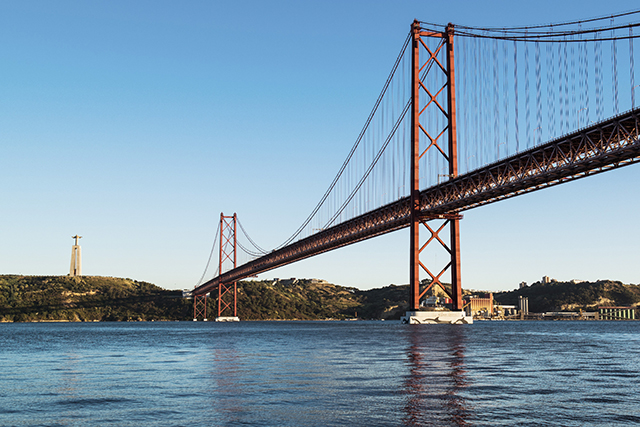
#> input picture py_curso_openVC/openCV_ex_prog/imgs/ponte.jpg, 640 x 427 px
$ python ex_openCV_18.py
#> lines starting #> are read from the running program, lines starting #| are printed output that depends on the picture
import cv2
import numpy as np

imagem = cv2.imread('imgs/ponte.jpg')
#> imagem is the input picture: shape (427, 640, 3); mean B, G, R 172, 151.6, 124.8
(canalAzul, canalVerde, canalVermelho) = cv2.split(imagem)
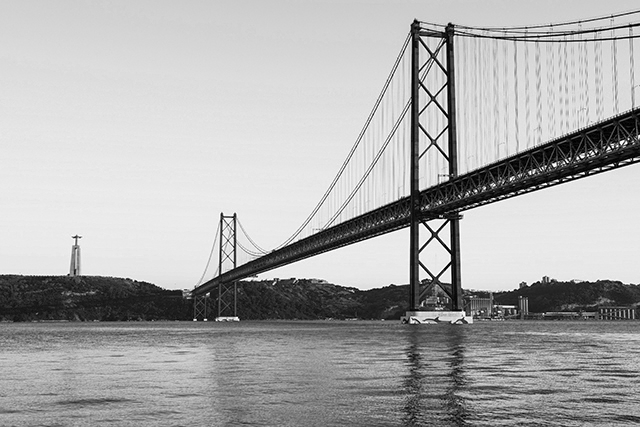
#> canalAzul: shape (427, 640); min 0, max 255, mean 172
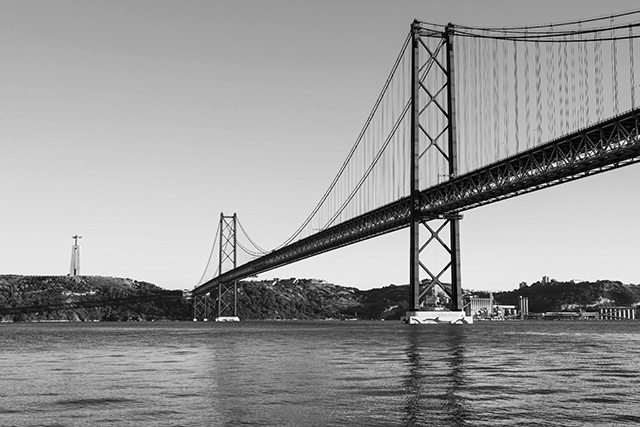
#> canalVerde: shape (427, 640); min 0, max 255, mean 151.6
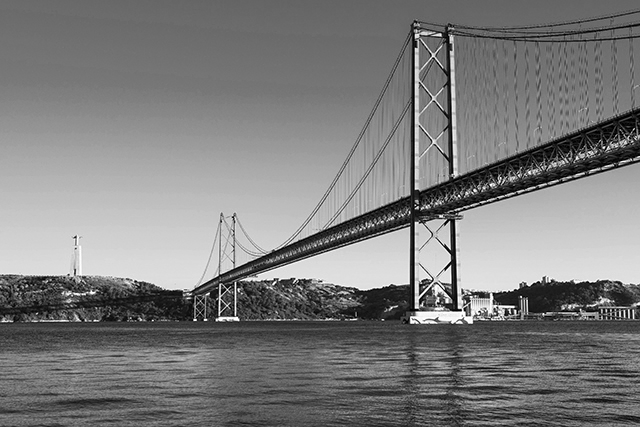
#> canalVermelho: shape (427, 640); min 0, max 255, mean 124.8
zeros = np.zeros(imagem.shape[:2], dtype = "uint8")

cv2.imshow("Vermelho", cv2.merge([zeros, zeros, canalVermelho]))
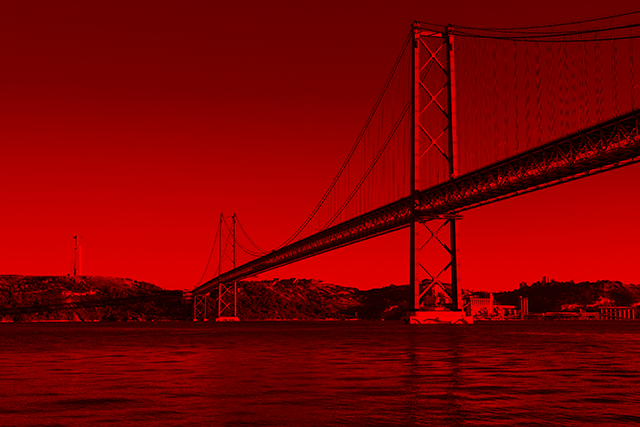
#> window 'Vermelho': shape (427, 640, 3); mean B, G, R 0, 0, 124.8
cv2.imshow("Verde", cv2.merge([zeros, canalVerde, zeros]))
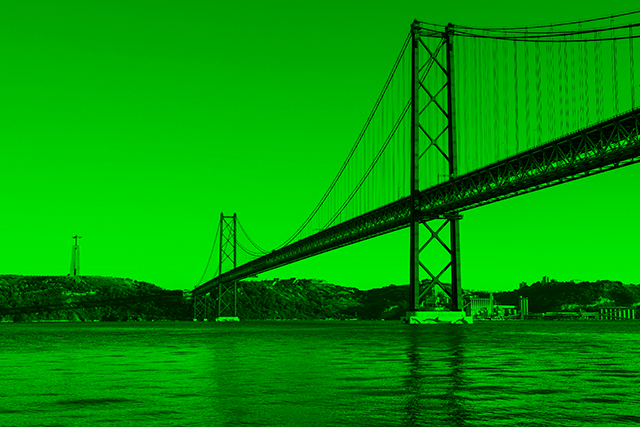
#> window 'Verde': shape (427, 640, 3); mean B, G, R 0, 151.6, 0
cv2.imshow("Azul", cv2.merge([canalAzul, zeros, zeros]))
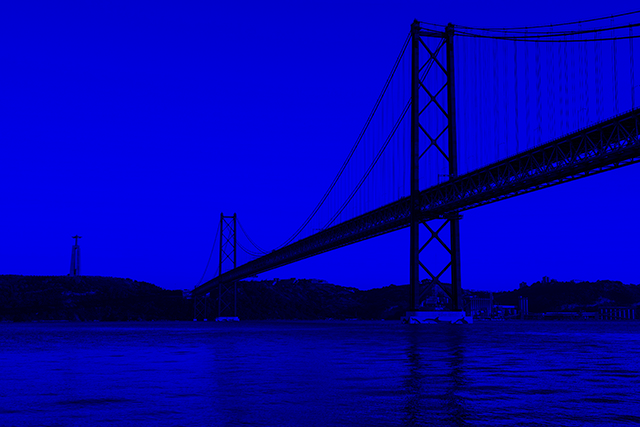
#> window 'Azul': shape (427, 640, 3); mean B, G, R 172, 0, 0
cv2.imshow("Original", imagem)

cv2.waitKey(0)
cv2.destroyAllWindows()
# On Mac need to force to destroyAllWindows.
cv2.waitKey(1)

$ run again, with py_curso_openVC/openCV_ex_prog/imgs/bia.jpg copied over py_curso_openVC/openCV_ex_prog/imgs/ponte.jpg
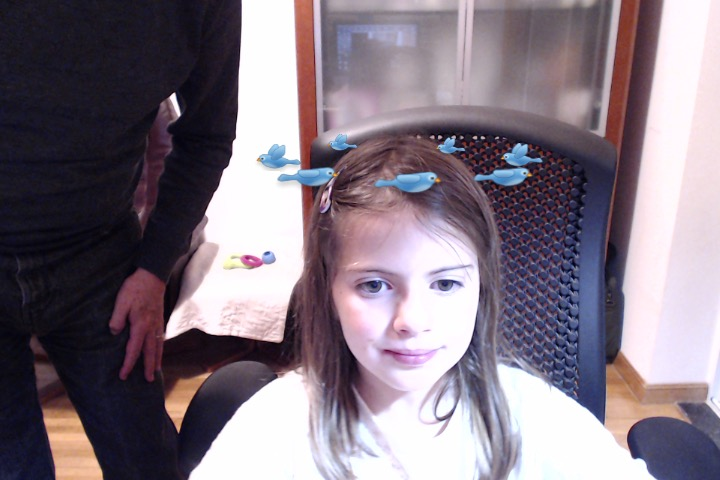
#> input picture py_curso_openVC/openCV_ex_prog/imgs/bia.jpg, 720 x 480 px
#> imagem is the input picture: shape (480, 720, 3); mean B, G, R 130, 118.4, 129.8
#> `cv2.imshow("Verde", cv2.merge([zeros, canalVerde, zeros]))`:
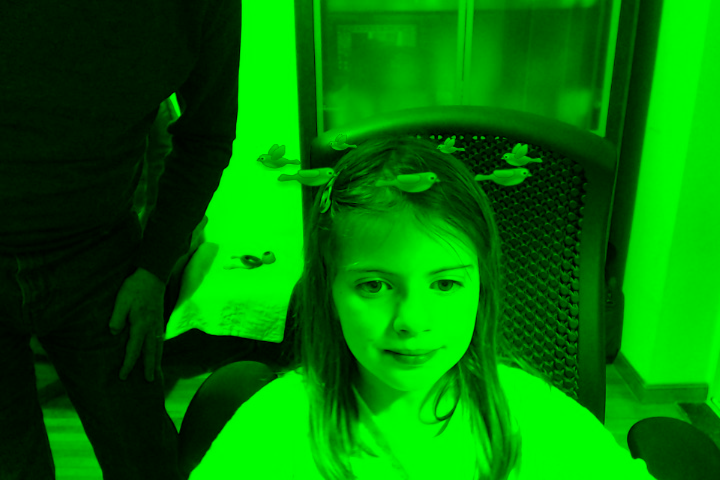
#> window 'Verde': shape (480, 720, 3); mean B, G, R 0, 118.4, 0
#> `cv2.imshow("Azul", cv2.merge([canalAzul, zeros, zeros]))`:
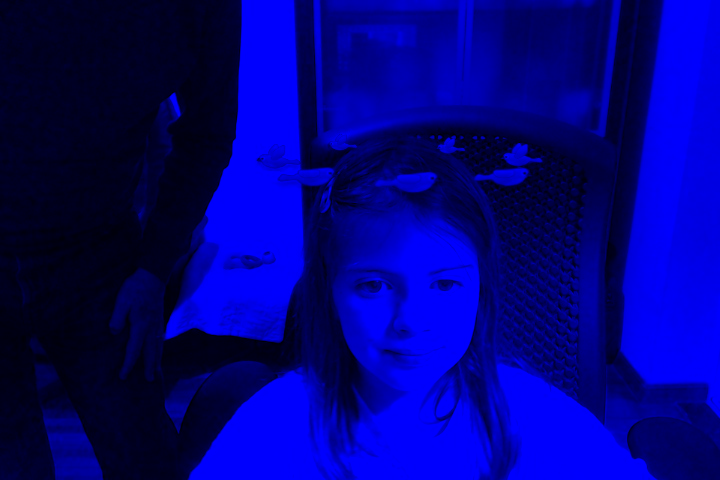
#> window 'Azul': shape (480, 720, 3); mean B, G, R 130, 0, 0

$ run again, with py_curso_openVC/openCV_ex_prog/imgs/caras.jpg copied over py_curso_openVC/openCV_ex_prog/imgs/ponte.jpg
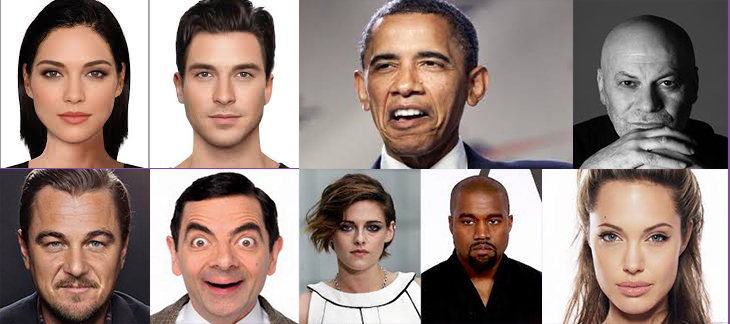
#> input picture py_curso_openVC/openCV_ex_prog/imgs/caras.jpg, 730 x 324 px
#> imagem is the input picture: shape (324, 730, 3); mean B, G, R 126.4, 133.1, 151.4
#> `cv2.imshow("Verde", cv2.merge([zeros, canalVerde, zeros]))`:
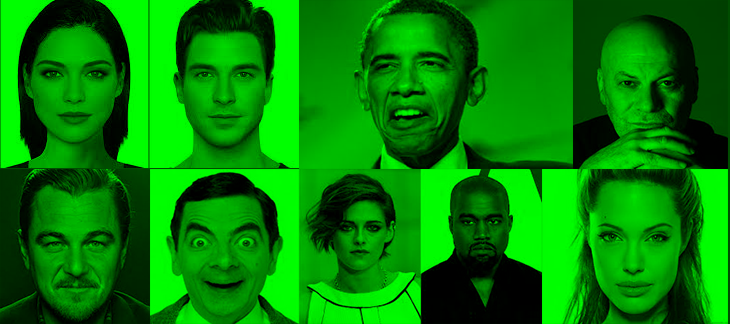
#> window 'Verde': shape (324, 730, 3); mean B, G, R 0, 133.1, 0
#> `cv2.imshow("Azul", cv2.merge([canalAzul, zeros, zeros]))`:
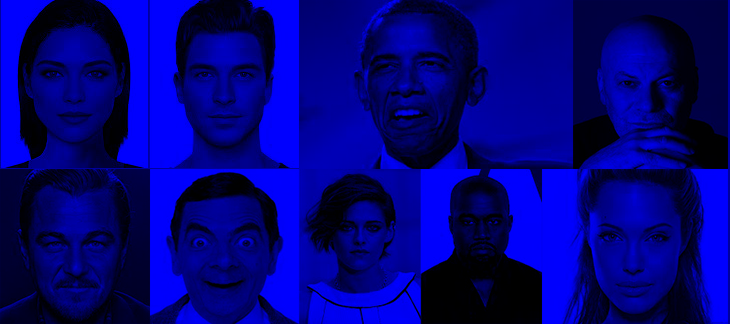
#> window 'Azul': shape (324, 730, 3); mean B, G, R 126.4, 0, 0
